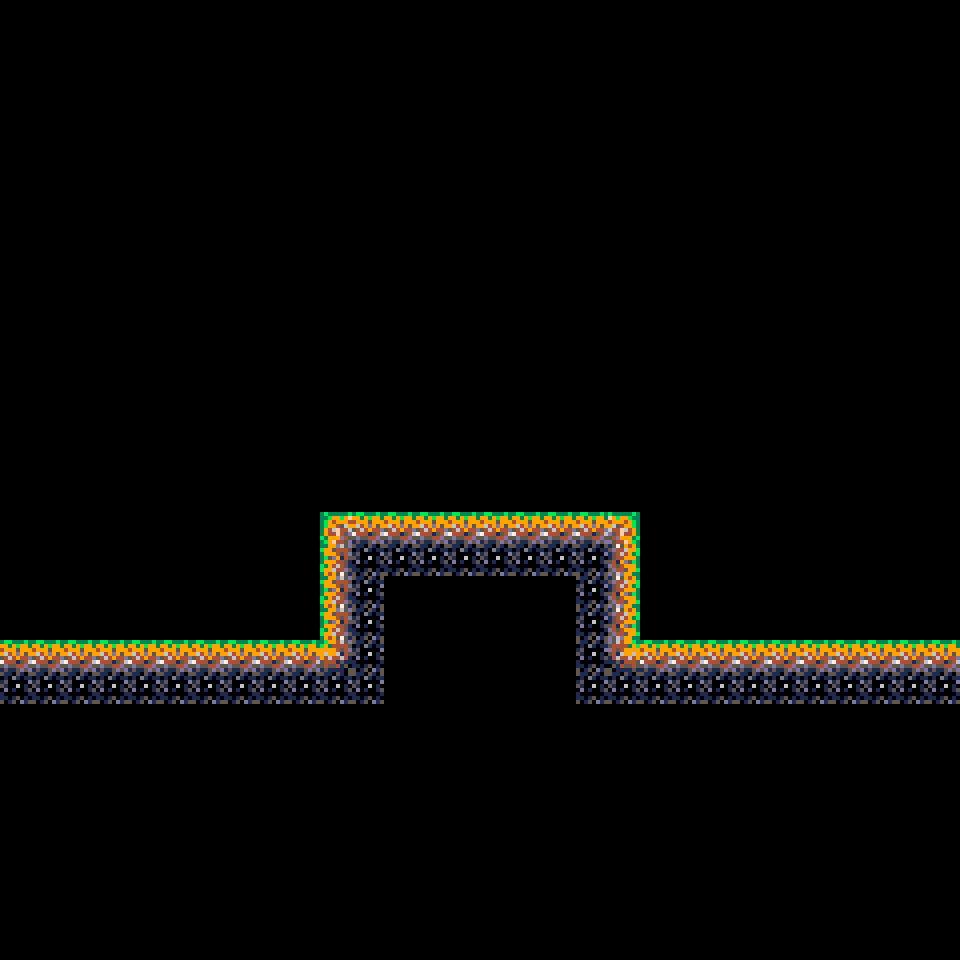

This game map was drawn from its Tiled (.tmx) file and the tilesets committed beside it. A one-line description and the full map source follow:
An orthogonal 30x30 tile map with 32x32 px tiles, 1 tile layer (Tile Layer 1).

<map version="1.10" tiledversion="1.11.2" orientation="orthogonal" renderorder="right-down" width="30" height="30" tilewidth="32" tileheight="32" infinite="0" nextlayerid="2" nextobjectid="1">
 <tileset firstgid="1" name="test-tiles" tilewidth="32" tileheight="32" tilecount="18" columns="6">
  <image source="tiles.png" width="192" height="96" />
 </tileset>
 <layer id="1" name="Tile Layer 1" width="30" height="30">
  <data encoding="csv">
0,0,0,0,0,0,0,0,0,0,0,0,0,0,0,0,0,0,0,0,0,0,0,0,0,0,0,0,0,0,
0,0,0,0,0,0,0,0,0,0,0,0,0,0,0,0,0,0,0,0,0,0,0,0,0,0,0,0,0,0,
0,0,0,0,0,0,0,0,0,0,0,0,0,0,0,0,0,0,0,0,0,0,0,0,0,0,0,0,0,0,
0,0,0,0,0,0,0,0,0,0,0,0,0,0,0,0,0,0,0,0,0,0,0,0,0,0,0,0,0,0,
0,0,0,0,0,0,0,0,0,0,0,0,0,0,0,0,0,0,0,0,0,0,0,0,0,0,0,0,0,0,
0,0,0,0,0,0,0,0,0,0,0,0,0,0,0,0,0,0,0,0,0,0,0,0,0,0,0,0,0,0,
0,0,0,0,0,0,0,0,0,0,0,0,0,0,0,0,0,0,0,0,0,0,0,0,0,0,0,0,0,0,
0,0,0,0,0,0,0,0,0,0,0,0,0,0,0,0,0,0,0,0,0,0,0,0,0,0,0,0,0,0,
0,0,0,0,0,0,0,0,0,0,0,0,0,0,0,0,0,0,0,0,0,0,0,0,0,0,0,0,0,0,
0,0,0,0,0,0,0,0,0,0,0,0,0,0,0,0,0,0,0,0,0,0,0,0,0,0,0,0,0,0,
0,0,0,0,0,0,0,0,0,0,0,0,0,0,0,0,0,0,0,0,0,0,0,0,0,0,0,0,0,0,
0,0,0,0,0,0,0,0,0,0,0,0,0,0,0,0,0,0,0,0,0,0,0,0,0,0,0,0,0,0,
0,0,0,0,0,0,0,0,0,0,0,0,0,0,0,0,0,0,0,0,0,0,0,0,0,0,0,0,0,0,
0,0,0,0,0,0,0,0,0,0,0,0,0,0,0,0,0,0,0,0,0,0,0,0,0,0,0,0,0,0,
0,0,0,0,0,0,0,0,0,0,0,0,0,0,0,0,0,0,0,0,0,0,0,0,0,0,0,0,0,0,
0,0,0,0,0,0,0,0,0,0,0,0,0,0,0,0,0,0,0,0,0,0,0,0,0,0,0,0,0,0,
0,0,0,0,0,0,0,0,0,0,1,2,2,2,2,2,2,2,2,3,0,0,0,0,0,0,0,0,0,0,
0,0,0,0,0,0,0,0,0,0,7,8,8,8,8,8,8,8,8,9,0,0,0,0,0,0,0,0,0,0,
0,0,0,0,0,0,0,0,0,0,7,8,16,16,16,16,16,16,8,9,0,0,0,0,0,0,0,0,0,0,
0,0,0,0,0,0,0,0,0,0,7,8,16,16,16,16,16,16,8,9,0,0,0,0,0,0,0,0,0,0,
2,2,2,2,2,2,2,2,2,2,12,8,16,16,16,16,16,16,8,11,2,2,2,2,2,2,2,2,2,2,
8,8,8,8,8,8,8,8,8,8,8,8,16,16,16,16,16,16,8,8,8,8,8,8,8,8,8,8,8,8,
16,16,16,16,16,16,16,16,16,16,16,16,16,16,16,16,16,16,16,16,16,16,16,16,16,16,16,16,16,16,
16,16,16,16,16,16,16,16,16,16,16,16,16,16,16,16,16,16,16,16,16,16,16,16,16,16,16,16,16,16,
16,16,16,16,16,16,16,16,16,16,16,16,16,16,16,16,16,16,16,16,16,16,16,16,16,16,16,16,16,16,
16,16,16,16,16,16,16,16,16,16,16,16,16,16,16,16,16,16,16,16,16,16,16,16,16,16,16,16,16,16,
16,16,16,16,16,16,16,16,16,16,16,16,16,16,16,16,16,16,16,16,16,16,16,16,16,16,16,16,16,16,
16,16,16,16,16,16,16,16,16,16,16,16,16,16,16,16,16,16,16,16,16,16,16,16,16,16,16,16,16,16,
16,16,16,16,16,16,16,16,16,16,16,16,16,16,16,16,16,16,16,16,16,16,16,16,16,16,16,16,16,16,
16,16,16,16,16,16,16,16,16,16,16,16,16,16,16,16,16,16,16,16,16,16,16,16,16,16,16,16,16,16
</data>
 </layer>
</map>